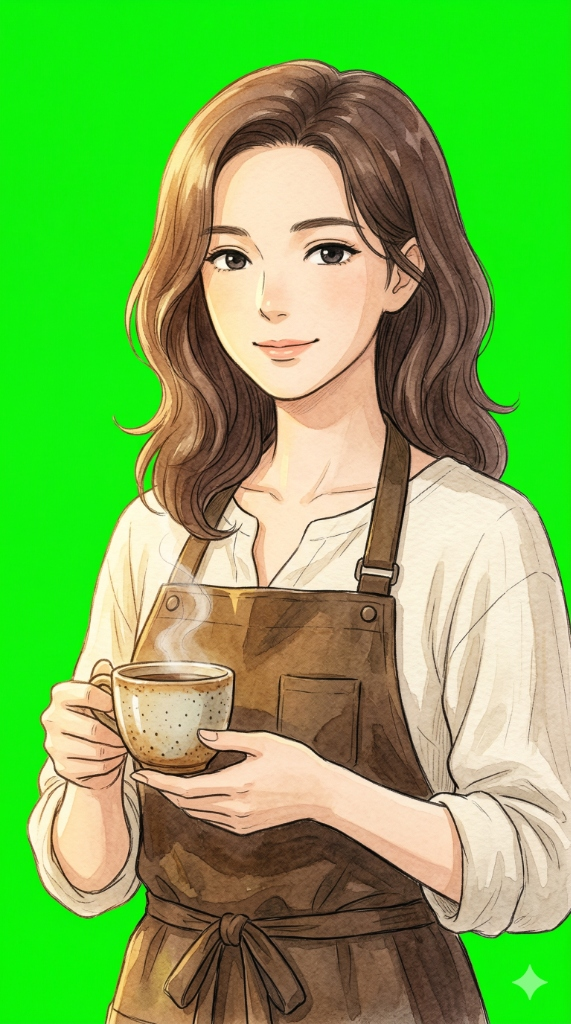
#> input picture dist/games/tiny-story/assets/origin/aoi_green.png, 571 x 1024 px; its folder holds only this picture in this run
$ python remove_bg.py
#> lines starting #> are read from the running program, lines starting #| are printed output that depends on the picture; after the words box and inside, x2 and y2 are one past the last pixel; in counts of white or black regions, pixels touching at a corner belong together
import cv2
import numpy as np
import os
import glob

def remove_green_screen_precise(input_path, output_path):
    if not os.path.exists(input_path):
        return

    img = cv2.imread(input_path)
#> img is the input picture: shape (1024, 571, 3); mean B, G, R 80.1, 179.4, 118.7
    if img is None: return

    # 转换到 HSV 色彩空间进行精准色号提取
    hsv = cv2.cvtColor(img, cv2.COLOR_BGR2HSV)
#> hsv: shape (1024, 571, 3); mean H, S, V 30.5, 147.6, 197.8

    # --- 核心锁定：纯正绿幕色号 (#00FF00) ---
    # 在 OpenCV 的 HSV 空间中，纯绿色 Hue 为 60
    # 缩小 Hue 范围 (58-62) 以保证不误伤角色的正常绿色配饰
    # 同时过滤较低饱和度(150+)和较低亮度(100+)的杂色
    lower_green = np.array([58, 150, 100])
    upper_green = np.array([62, 255, 255])

    # 获取精准屏蔽遮罩
    mask = cv2.inRange(hsv, lower_green, upper_green)
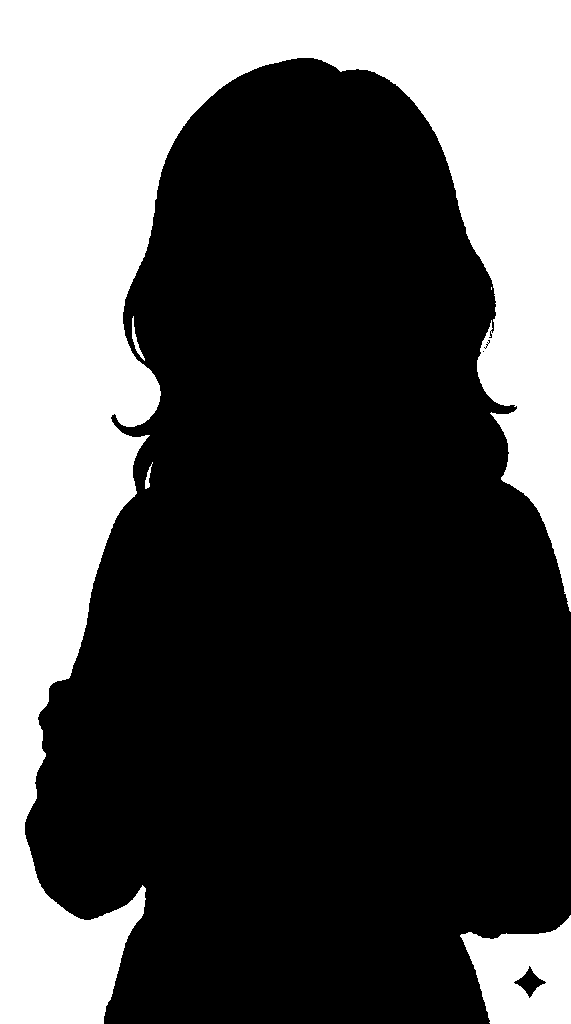
#> mask: shape (1024, 571); 34% white; 5 white regions (1 under 20 px), largest, box (x1, y1, x2, y2) and area: (0, 0, 571, 1024) 190141, (460, 915, 571, 1024) 8228, (132, 316, 145, 361) 147, (145, 462, 153, 489) 82

    # --- 边缘锐利度处理 ---
    # 轻微闭运算，保证边缘完整性
    kernel = np.ones((3,3), np.uint8)
    mask = cv2.morphologyEx(mask, cv2.MORPH_CLOSE, kernel)
#> mask: shape (1024, 571); 34% white; 4 white regions, box (x1, y1, x2, y2) and area: (0, 0, 571, 1024) 190214, (460, 915, 571, 1024) 8241, (132, 316, 145, 361) 147, (145, 462, 153, 489) 82

    # 极轻微高斯模糊，消除锯齿
    mask = cv2.GaussianBlur(mask, (3, 3), 0)

    # 反转遮罩
    mask_inv = cv2.bitwise_not(mask)
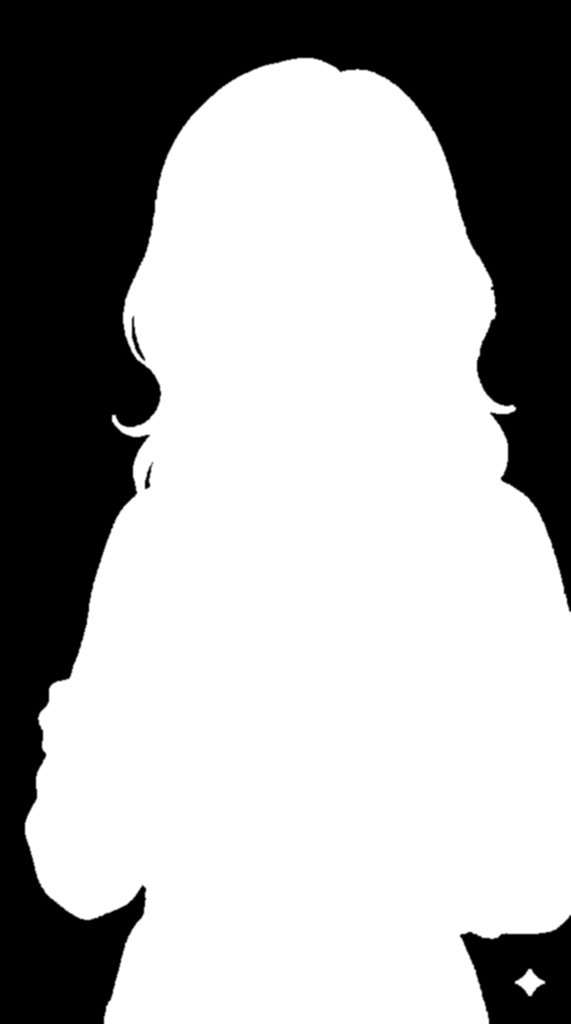
#> mask_inv: shape (1024, 571); min 0, max 255, mean 168.4

    # --- 边缘去绿边 (Spill Suppression) ---
    b, g, r = cv2.split(img)
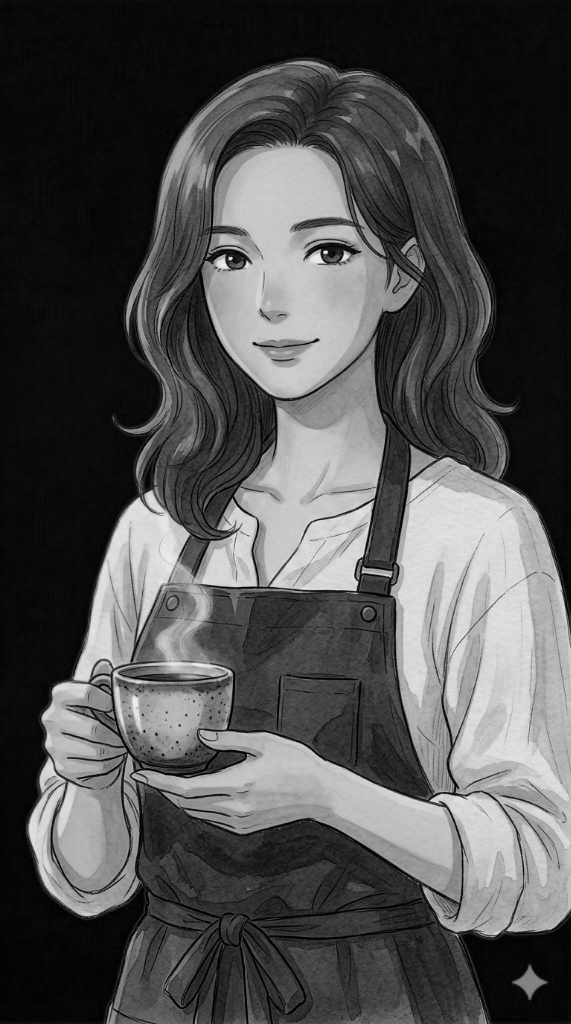
#> b: shape (1024, 571); min 0, max 239, mean 80.1
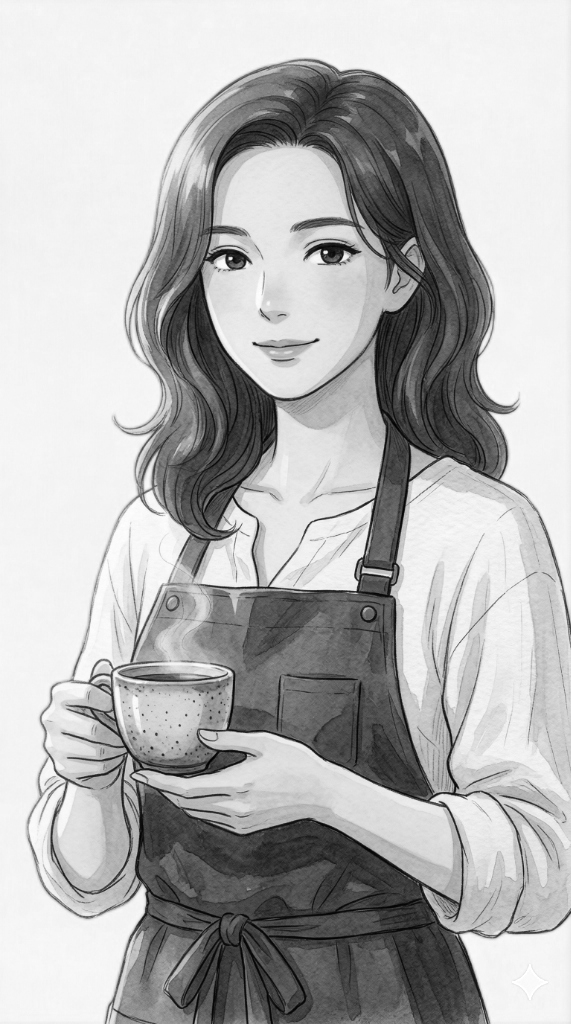
#> g: shape (1024, 571); min 0, max 255, mean 179.4
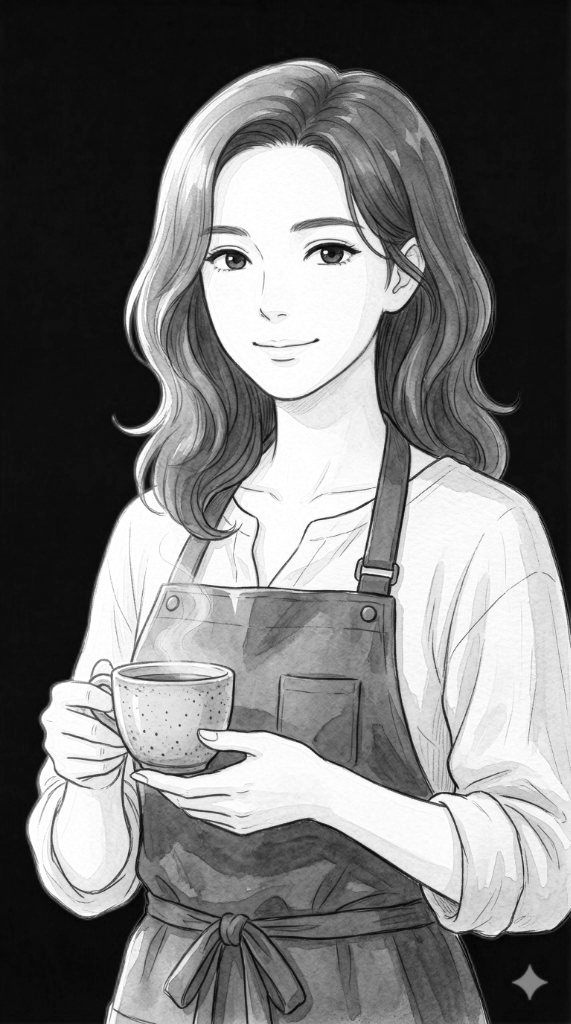
#> r: shape (1024, 571); min 0, max 255, mean 118.7
    # 抑制溢出的绿色光晕
    g = np.minimum(g, np.maximum(r, b))
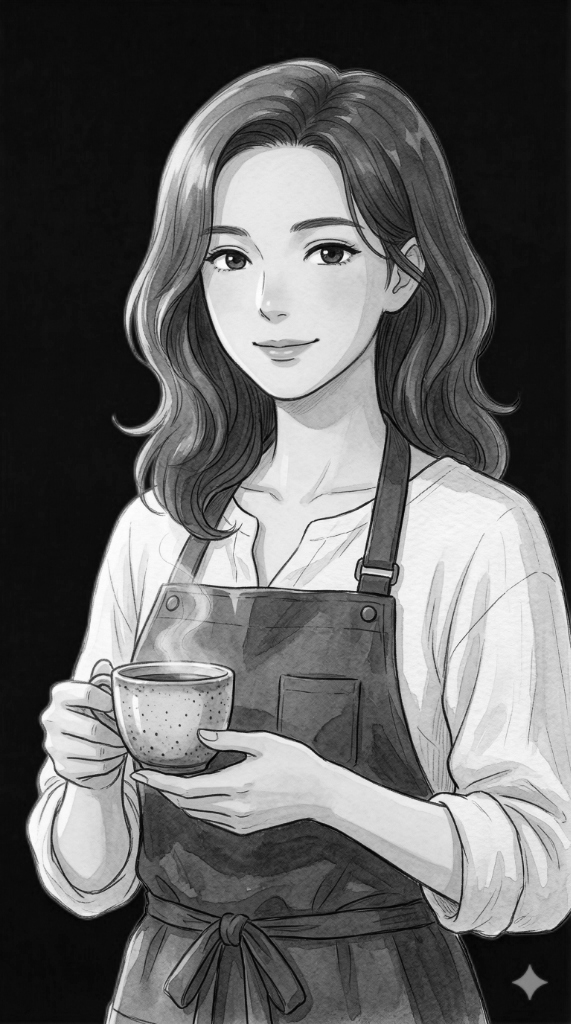
#> g: shape (1024, 571); min 0, max 254, mean 100.3

    # 合并为 RGBA (WebP 专用透明通道)
    rgba = cv2.merge([b, g, r, mask_inv])
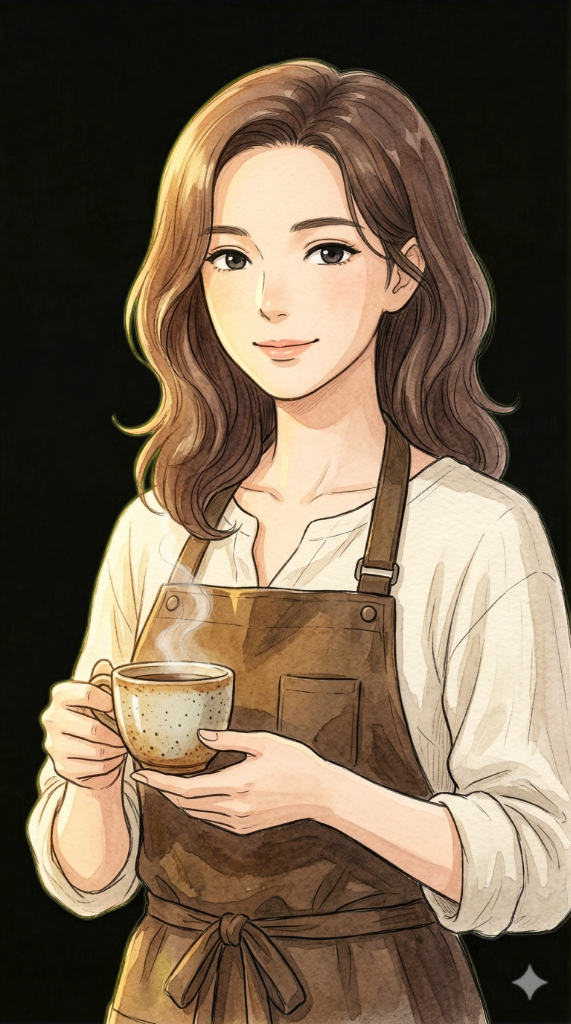
#> rgba: shape (1024, 571, 4); mean B, G, R, A 80.1, 100.3, 118.7, 168.4

    # 推荐保存为 .webp，更小的体积，更好的透明度支持
    output_path_webp = output_path.replace('.png', '.webp')
    cv2.imwrite(output_path_webp, rgba, [cv2.IMWRITE_WEBP_QUALITY, 90])
    print(f"✨ Precise-Key [00FF00]: {os.path.basename(output_path_webp)}")

def batch_process():
    # 路径匹配
    # 指向本地待处理的资源池
    origin_dir = r"d:\GameSite\public\games\tiny-story\assets\origin"
    output_dir = r"d:\GameSite\public\games\tiny-story\assets\char"

    os.makedirs(output_dir, exist_ok=True)
    if not os.path.exists(origin_dir): return

    # 处理所有包含 _green 后缀的文件
    files = glob.glob(os.path.join(origin_dir, "*_green.png"))
    for f in files:
        basename = os.path.basename(f)
        new_name = basename.replace('_green.png', '.png')
        output_path = os.path.join(output_dir, new_name)
        remove_green_screen_precise(f, output_path)

if __name__ == "__main__":
    batch_process()

$ run again, on dist/games/tiny-story/assets/origin/item_sketchbook_green.png
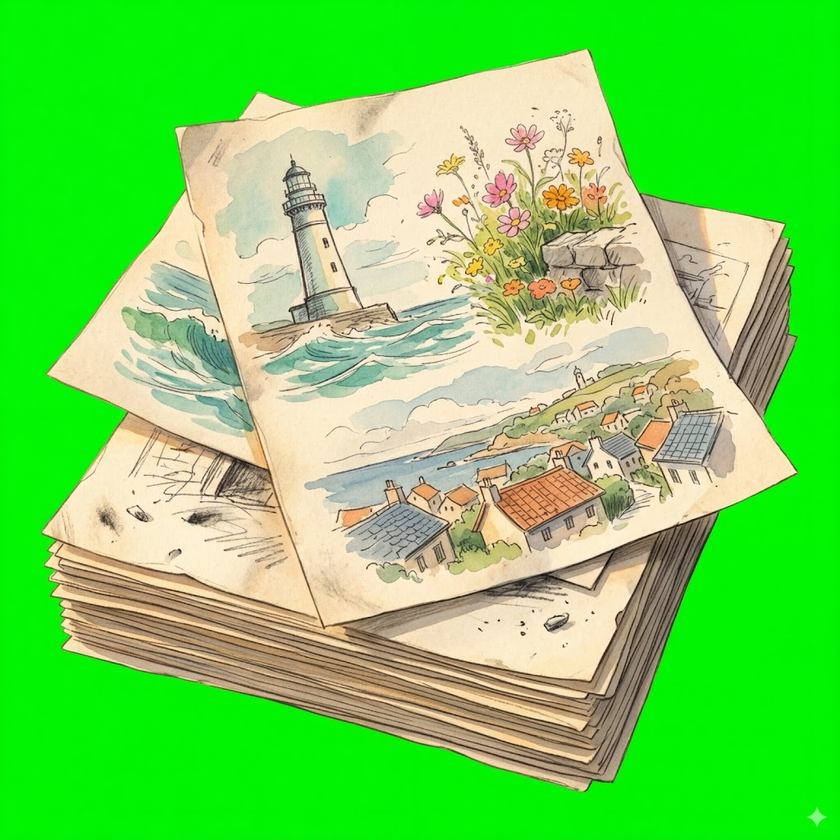
#> input picture dist/games/tiny-story/assets/origin/item_sketchbook_green.png, 840 x 840 px, shrunk from 1024 x 1024 before the run
#> in remove_green_screen_precise, img is the input picture: shape (840, 840, 3); mean B, G, R 87.3, 213.1, 112.9
#> hsv: shape (840, 840, 3); mean H, S, V 40.4, 149.7, 222.2
#> in remove_green_screen_precise, `mask = cv2.inRange(hsv, lower_green, upper_green)`:
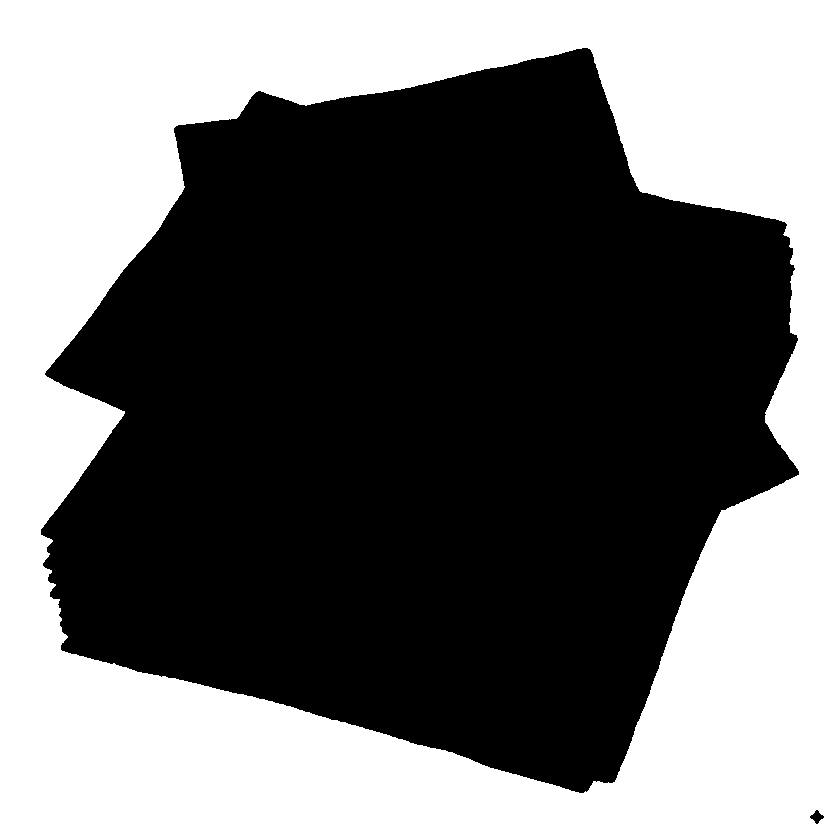
#> mask: shape (840, 840); 44.3% white; 1 white region, box (x1, y1, x2, y2) and area: (0, 0, 840, 840) 312808
#> in remove_green_screen_precise, `rgba = cv2.merge([b, g, r, mask_inv])`:
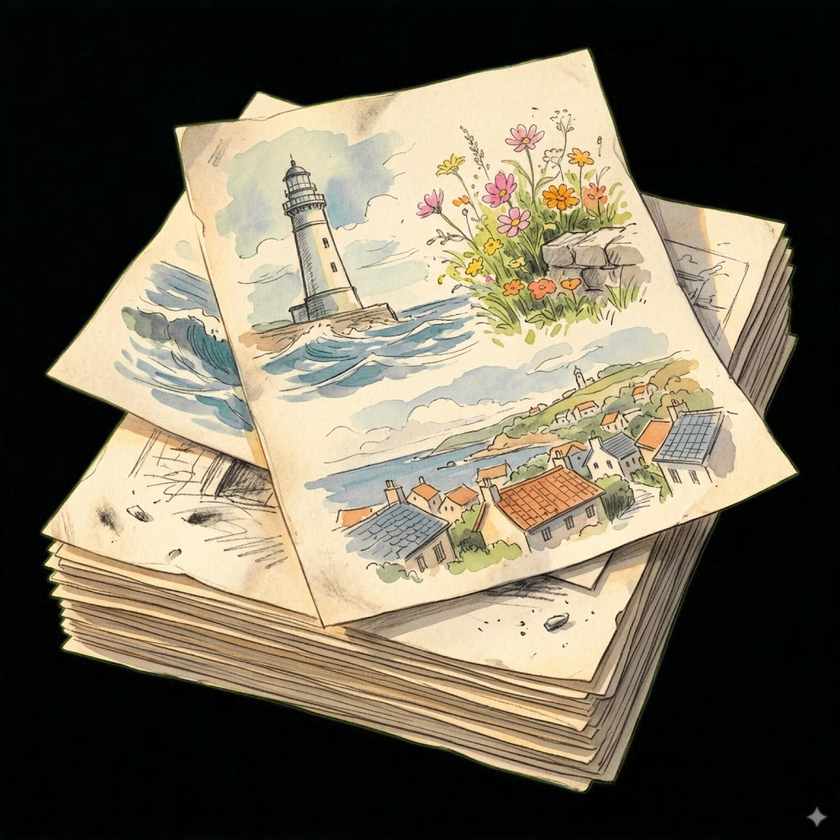
#> rgba: shape (840, 840, 4); mean B, G, R, A 87.3, 104.7, 112.9, 141.9

$ run again, on dist/games/tiny-story/assets/origin/kaisheng_green.png
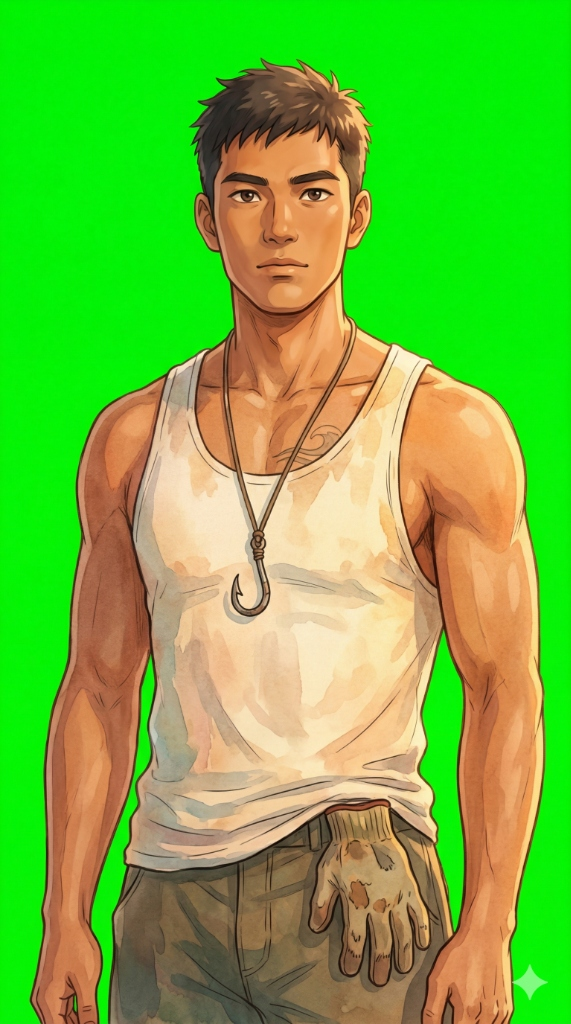
#> input picture dist/games/tiny-story/assets/origin/kaisheng_green.png, 571 x 1024 px
#> in remove_green_screen_precise, img is the input picture: shape (1024, 571, 3); mean B, G, R 59.9, 185, 110.8
#> hsv: shape (1024, 571, 3); mean H, S, V 34.6, 176.6, 211.2
#> in remove_green_screen_precise, `mask = cv2.inRange(hsv, lower_green, upper_green)`:
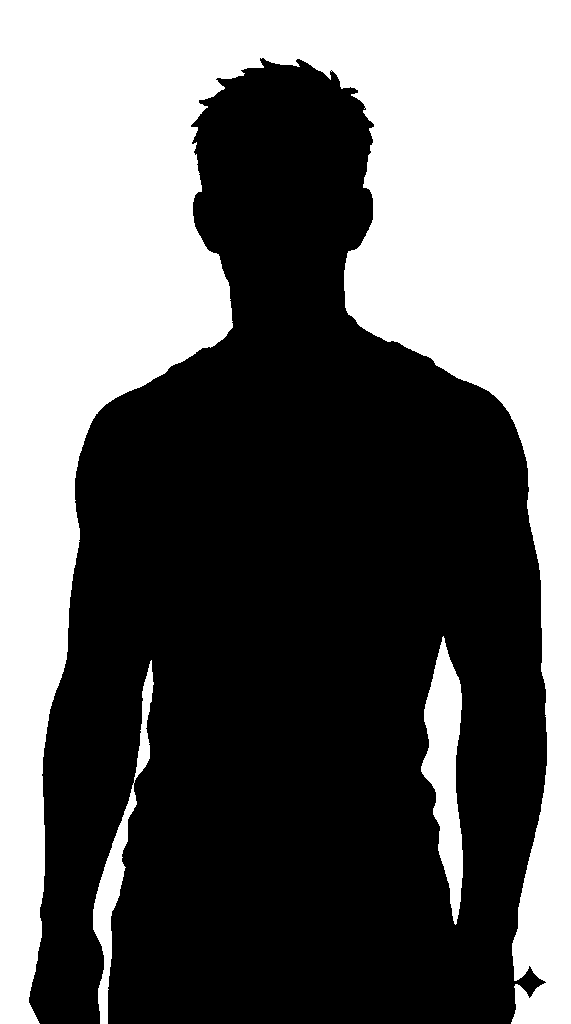
#> mask: shape (1024, 571); 41.4% white; 3 white regions, box (x1, y1, x2, y2) and area: (0, 0, 571, 1024) 231832, (421, 636, 463, 925) 6499, (93, 660, 154, 1024) 3975
#> in remove_green_screen_precise, `rgba = cv2.merge([b, g, r, mask_inv])`:
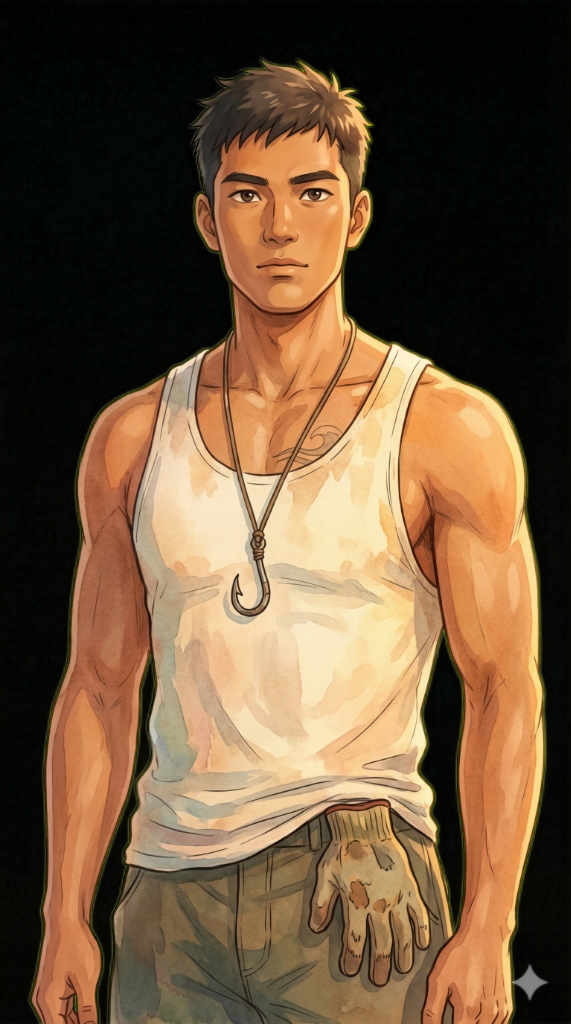
#> rgba: shape (1024, 571, 4); mean B, G, R, A 59.9, 85.2, 110.8, 149.3
